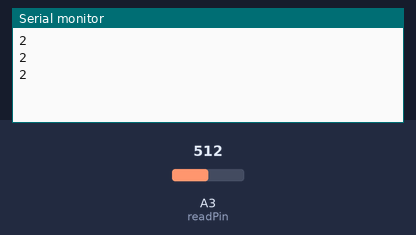
This sketch was run on a simulated Arduino Uno, built with avr-gcc and run on an emulated ATmega328P. Parts: the last lines printed to the serial monitor. Inputs (shaded band) come from the test bench; at power-on: A3 (readPin) = 512.

Above: at 1.3 s.
1.4 s: A3 (readPin) set to 716
At 1.9 s:
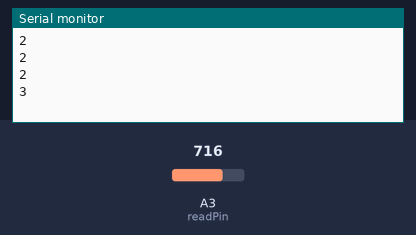
2.9 s: A3 (readPin) set to 900
At 3.4 s:
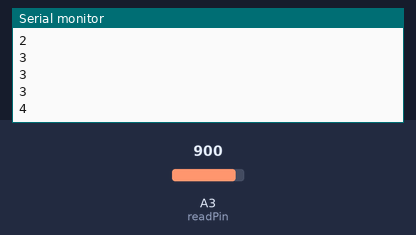
Timing chart, 0 to 5.9 s (numbered marks = the images above; inputs shaded):
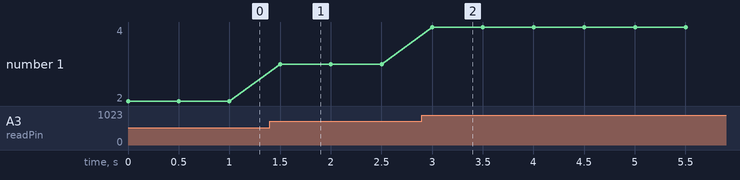

Measured:
- after the input at 1.4 s, the serial monitor: prints a new line after 0.10 s (image 1)
- after the input at 2.9 s, the serial monitor: prints a new line after 0.10 s (image 2)
- plotted number 1: 2 → 3 after the input at 1.4 s, 3 → 4 after the input at 2.9 s

The sketch:

SerialReader.ino
```cpp
int readPin = A3;
int Volt = 0;
int DeltaT = 500;
float RV = 0.0;

void setup() {
  // put your setup code here, to run once:
 pinMode(readPin, INPUT);
 Serial.begin(9600);
}

void loop() {
  // put your main code here, to run repeatedly:
  RV = analogRead(readPin);
 Volt = (5./1023.)*RV;
 Serial.println(Volt);
 delay(DeltaT);
}
```
